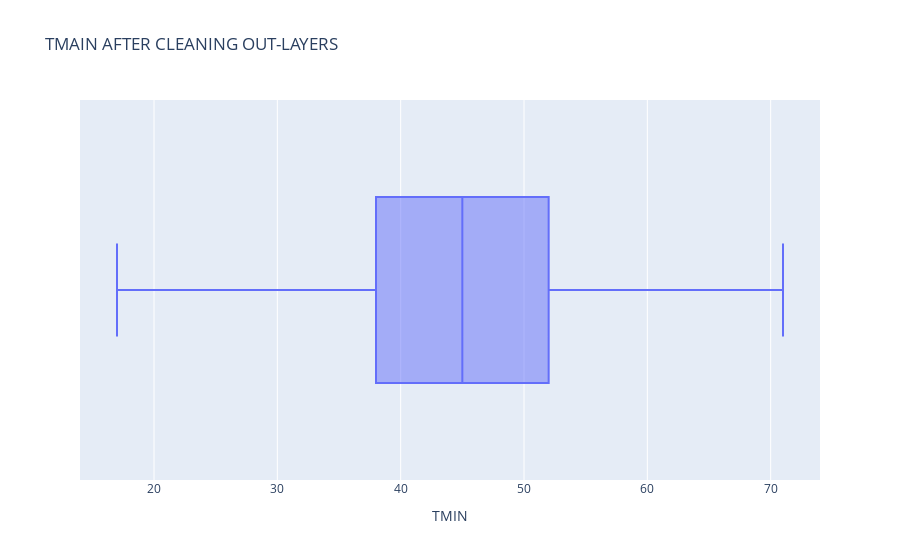

Notebook cell for this chart:
### Code cell
fig = px.box(CleanedTminWD, x='TMIN', height=500, title='TMAIN AFTER CLEANING OUT-LAYERS')
fig.show()

### Figure 1 — Plotly figure (JSON) as saved in the notebook; plotly's stock layout.template omitted (floating-point values rounded to 4 significant figures; data arrays with more than 128 entries replaced by an {"elided": "..."} marker saying what was removed)
{"data": [{"alignmentgroup": "True", "hovertemplate": "TMIN=%{x}<extra></extra>", "legendgroup": "", "marker": {"color": "#636efa"}, "name": "", "notched": false, "offsetgroup": "", "orientation": "h", "showlegend": false, "type": "box", "x": {"elided": "25551 int values"}, "x0": " ", "xaxis": "x", "y0": " ", "yaxis": "y"}], "layout": {"autosize": true, "boxmode": "group", "legend": {"tracegroupgap": 0}, "title": {"text": "TMAIN AFTER CLEANING OUT-LAYERS"}, "xaxis": {"anchor": "y", "autorange": true, "domain": [0, 1], "range": [14, 74], "title": {"text": "TMIN"}, "type": "linear"}, "yaxis": {"anchor": "x", "autorange": true, "domain": [0, 1], "range": [-0.5, 0.5], "type": "category"}}}
